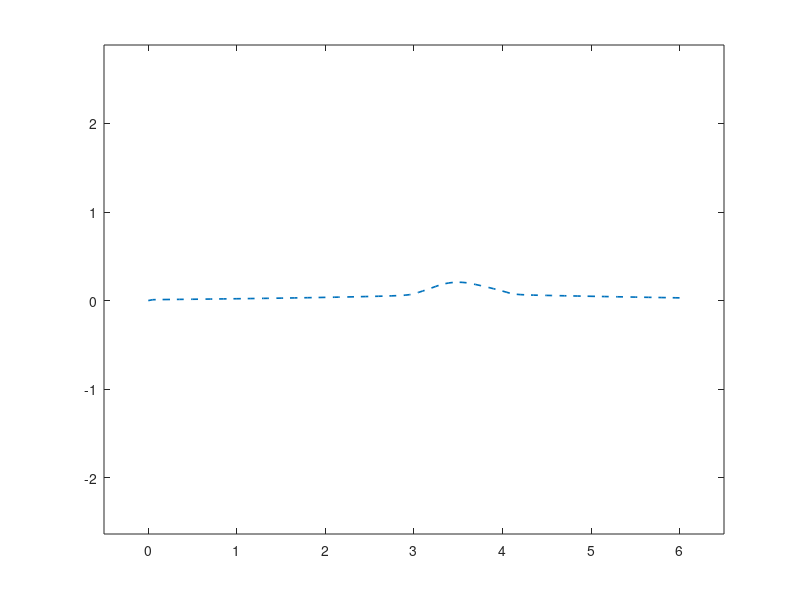
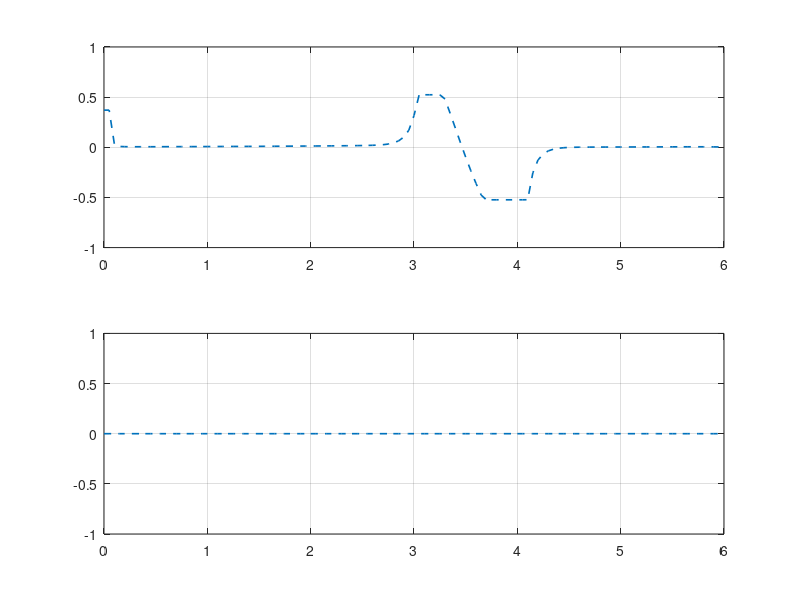

These figures' MATLAB source, in order: (Note: this script raises an error after producing the figures.)
clear
close all
clc

%% Paramenters
dt = 0.05; % sampling period [s]
T_max = 6; % total time span [s]
T = 0:dt:T_max;

%% 1. Load and interpolate reference trajectory
load('ref_traj.mat');

U_ref = interp1(0:0.05:T_max, [U(:,1),U]', T)';
X_ref = interp1(0:0.05:T_max, X', T)';

figure(1)
plot(X_ref(1,:), X_ref(2,:), '--', 'LineWidth', 1.2)
axis equal
xlim([-0.5, 6.5])

figure(2)
subplot(2,1,1)
plot(T, U_ref(1,:), '--', 'LineWidth', 1.2);
ylim([-1 1]);
grid on
subplot(2,1,2)
plot(T, U_ref(2,:), '--', 'LineWidth', 1.2);
ylim([-1 1]);
grid on

%% 2. MPC loop
% Define MPC paramenters and constraints
Np = 10; % finite time step
Q = 10*eye(4);
R = 0.2*eye(2);
Q_blk = kron(eye(Np+1), Q);
R_blk = kron(eye(Np), R);
H_blk = blkdiag(Q_blk, R_blk);

% Initial condition x = [x0; y0; psi0; v0], u = [delta0, acc0]
x0 = [2; 0.8; -0.2; 0];
x_arr = [];
u_arr = [];

% Iterations
for i = 1:121-Np
    
    % Construct equality constraint matrix
    x_ref = X_ref(:,i:i+Np-1);
    u_ref = U_ref(:,i:i+Np-1);
    
    [Aeq, beq] = eq_constraint(x_ref, u_ref, (x0-x_ref(:,1)), dt);
    
    % Inequality constraint
    [lb, ub] = ineq_constraint(u_ref, Np);
    
    % Solve qp
    D_star = cplexqp(H_blk, zeros((6*Np+4),1), [], [], Aeq, beq, lb, ub);
    
    % exract the first optimal control input
    du_star = D_star(4*(Np+1)+1:4*(Np+1)+2,1);
    u_star = du_star + u_ref(:,1);
    
    % Simulate output using ode45 function
    [~, x] = ode45(@(t,x) vehicle_dynamics(x, u_star), [0:0.005:dt], x0);
    % Record actual state x and output
    x0 = x(end,:)';
    x_arr = [x_arr, x'];
    u_arr = [u_arr, u_star];
end

%% Plot results
figure(1)
hold on
plot(x_arr(1,:), x_arr(2,:), 'LineWidth', 1.2)
hold off

function [Aeq, beq] = eq_constraint(x_ref, u_ref, x0, dt)

    Np = length(x_ref);

    beq = zeros(4*(Np+1),1);
    beq(1:4, 1) = x0;

    A_cell = cell(Np,1);
    B_cell = cell(Np,1);

    for i = 1:Np
        [A_cell{i}, B_cell{i}] = ltv_mdl(x_ref(:,i), u_ref(:,i), dt);
    end

    Aeq_cell = cell(Np+1, 2*Np+1);
    Aeq_cell(:,1:Np+1) = {zeros(4,4)};
    Aeq_cell(:,Np+2:end) = {zeros(4,2)};
    Aeq_cell{1,1} = eye(4);
    for j = 2:Np+1
        Aeq_cell{j,j-1} = A_cell{j-1};
        Aeq_cell{j,j} = -eye(4);
        Aeq_cell{j,j+Np} = B_cell{j-1};
    end

    Aeq = cell2mat(Aeq_cell);

end

function [lb, ub] = ineq_constraint(u_ref, Np)
    % Input and state contraints
    delta_upper = 37 * (pi/180); % [rad]
    delta_lower = -37 * (pi/180); % [rad]
    acc_upper = 1.5; % [m/s^2]
    acc_lower = -1.5; % [m/s^2]
    x_upper = 3; % [m]
    x_lower = -3; % [m]
    y_upper = 1.6; % [m]
    y_lower = -1.6; % [m]
    psi_upper = 30 * (pi/180); % [rad]
    psi_lower = -30 * (pi/180); % [rad]
    u_upper = 5; % [m/s]
    u_lower = -5; % [m/s]
    
    u_ref_v = reshape(u_ref, 2*Np,1);
    
    x_ub = repmat([x_upper; y_upper; psi_upper; u_upper], (Np+1), 1);
    x_lb = repmat([x_lower; y_lower; psi_lower; u_lower], (Np+1), 1);
    u_ub = repmat([delta_upper; acc_upper], Np, 1) - u_ref_v;
    u_lb = repmat([delta_lower; acc_lower], Np, 1) - u_ref_v;
    
    ub = [x_ub; u_ub];
    lb = [x_lb; u_lb];
    
end